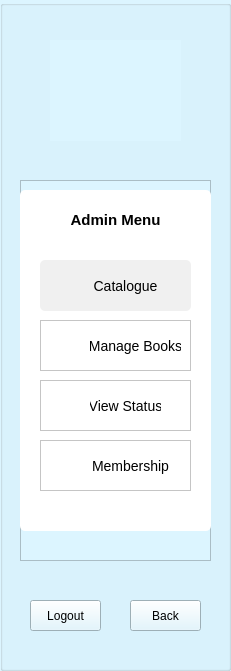
      <widget class="QGroupBox" name="menuPanel">
       <property name="geometry">
        <rect>
         <x>0</x>
         <y>0</y>
         <width>231</width>
         <height>671</height>
        </rect>
       </property>
       <property name="styleSheet">
        <string notr="true">background: rgb(220, 245, 255);</string>
       </property>
       <property name="title">
        <string/>
       </property>
       <widget class="QLabel" name="logo">
        <property name="geometry">
         <rect>
          <x>50</x>
          <y>40</y>
          <width>131</width>
          <height>101</height>
         </rect>
        </property>
        <property name="text">
         <string/>
        </property>
        <property name="pixmap">
         <pixmap resource="Resources.qrc">:/images/logo.png</pixmap>
        </property>
        <property name="scaledContents">
         <bool>true</bool>
        </property>
       </widget>
       <widget class="QFrame" name="menu">
        <property name="geometry">
         <rect>
          <x>20</x>
          <y>180</y>
          <width>191</width>
          <height>381</height>
         </rect>
        </property>
        <property name="frameShape">
         <enum>QFrame::StyledPanel</enum>
        </property>
        <property name="frameShadow">
         <enum>QFrame::Raised</enum>
        </property>
        <widget class="QListWidget" name="listWidget_2">
         <property name="geometry">
          <rect>
           <x>0</x>
           <y>10</y>
           <width>191</width>
           <height>341</height>
          </rect>
         </property>
         <property name="styleSheet">
          <string notr="true">background: white;
border-radius: 5px;</string>
         </property>
         <property name="frameShadow">
          <enum>QFrame::Raised</enum>
         </property>
        </widget>
        <widget class="QFrame" name="catalogue_1">
         <property name="geometry">
          <rect>
           <x>20</x>
           <y>80</y>
           <width>151</width>
           <height>51</height>
          </rect>
         </property>
         <property name="styleSheet">
          <string notr="true">background: rgb(240, 240, 240);
border-radius: 5px;</string>
         </property>
         <property name="frameShape">
          <enum>QFrame::StyledPanel</enum>
         </property>
         <property name="frameShadow">
          <enum>QFrame::Raised</enum>
         </property>
         <widget class="QLabel" name="label_5">
          <property name="geometry">
           <rect>
            <x>10</x>
            <y>10</y>
            <width>31</width>
            <height>31</height>
           </rect>
          </property>
          <property name="text">
           <string/>
          </property>
          <property name="pixmap">
           <pixmap resource="Resources.qrc">:/images/Icons/books.png</pixmap>
          </property>
          <property name="scaledContents">
           <bool>true</bool>
          </property>
         </widget>
         <widget class="QPushButton" name="catalogue">
          <property name="geometry">
           <rect>
            <x>50</x>
            <y>10</y>
            <width>71</width>
            <height>31</height>
           </rect>
          </property>
          <property name="styleSheet">
           <string notr="true">background: transparent;
font-size: 14px;
border: none;</string>
          </property>
          <property name="text">
           <string>Catalogue</string>
          </property>
          <property name="autoDefault">
           <bool>false</bool>
          </property>
         </widget>
        </widget>
        <widget class="QFrame" name="manageBooks_1">
         <property name="geometry">
          <rect>
           <x>20</x>
           <y>140</y>
           <width>151</width>
           <height>51</height>
          </rect>
         </property>
         <property name="styleSheet">
          <string notr="true">background: white;</string>
         </property>
         <property name="frameShape">
          <enum>QFrame::StyledPanel</enum>
         </property>
         <property name="frameShadow">
          <enum>QFrame::Raised</enum>
         </property>
         <widget class="QLabel" name="label_6">
          <property name="geometry">
           <rect>
            <x>10</x>
            <y>10</y>
            <width>31</width>
            <height>31</height>
           </rect>
          </property>
          <property name="text">
           <string/>
          </property>
          <property name="pixmap">
           <pixmap resource="Resources.qrc">:/images/Icons/book.png</pixmap>
          </property>
          <property name="scaledContents">
           <bool>true</bool>
          </property>
         </widget>
         <widget class="QPushButton" name="manageBooks">
          <property name="geometry">
           <rect>
            <x>50</x>
            <y>10</y>
            <width>91</width>
            <height>31</height>
           </rect>
          </property>
          <property name="styleSheet">
           <string notr="true">QPushButton {
background: transparent;
font-size: 14px;
border: none;
}

QPushButton:hover {
	color: rgb(124, 204, 241);
}</string>
          </property>
          <property name="text">
           <string>Manage Books</string>
          </property>
         </widget>
        </widget>
        <widget class="QFrame" name="status_1">
         <property name="geometry">
          <rect>
           <x>20</x>
           <y>200</y>
           <width>151</width>
           <height>51</height>
          </rect>
         </property>
         <property name="styleSheet">
          <string notr="true">background: white;</string>
         </property>
         <property name="frameShape">
          <enum>QFrame::StyledPanel</enum>
         </property>
         <property name="frameShadow">
          <enum>QFrame::Raised</enum>
         </property>
         <widget class="QLabel" name="label_7">
          <property name="geometry">
           <rect>
            <x>10</x>
            <y>10</y>
            <width>31</width>
            <height>31</height>
           </rect>
          </property>
          <property name="text">
           <string/>
          </property>
          <property name="pixmap">
           <pixmap resource="Resources.qrc">:/images/Icons/status.png</pixmap>
          </property>
          <property name="scaledContents">
           <bool>true</bool>
          </property>
         </widget>
         <widget class="QPushButton" name="status">
          <property name="geometry">
           <rect>
            <x>50</x>
            <y>10</y>
            <width>71</width>
            <height>31</height>
           </rect>
          </property>
          <property name="styleSheet">
           <string notr="true">QPushButton {
background: transparent;
font-size: 14px;
border: none;
}

QPushButton:hover {
	color: rgb(124, 204, 241);
}</string>
          </property>
          <property name="text">
           <string>View Status</string>
          </property>
         </widget>
        </widget>
        <widget class="QFrame" name="membership_1">
         <property name="geometry">
          <rect>
           <x>20</x>
           <y>260</y>
           <width>151</width>
           <height>51</height>
          </rect>
         </property>
         <property name="styleSheet">
          <string notr="true">background: white;</string>
         </property>
         <property name="frameShape">
          <enum>QFrame::StyledPanel</enum>
         </property>
         <property name="frameShadow">
          <enum>QFrame::Raised</enum>
         </property>
         <widget class="QLabel" name="label_8">
          <property name="geometry">
           <rect>
            <x>10</x>
            <y>10</y>
            <width>31</width>
            <height>31</height>
           </rect>
          </property>
          <property name="text">
           <string/>
          </property>
          <property name="pixmap">
           <pixmap resource="Resources.qrc">:/images/Icons/user.png</pixmap>
          </property>
          <property name="scaledContents">
           <bool>true</bool>
          </property>
         </widget>
         <widget class="QPushButton" name="membership">
          <property name="geometry">
           <rect>
            <x>50</x>
            <y>10</y>
            <width>81</width>
            <height>31</height>
           </rect>
          </property>
          <property name="styleSheet">
           <string notr="true">QPushButton {
background: transparent;
font-size: 14px;
border: none;
}

QPushButton:hover {
	color: rgb(124, 204, 241);
}</string>
          </property>
          <property name="text">
           <string>Membership</string>
          </property>
         </widget>
        </widget>
        <widget class="QLabel" name="label">
         <property name="geometry">
          <rect>
           <x>0</x>
           <y>30</y>
           <width>191</width>
           <height>20</height>
          </rect>
         </property>
         <property name="layoutDirection">
          <enum>Qt::LeftToRight</enum>
         </property>
         <property name="styleSheet">
          <string notr="true">font-weight: bold;
background: white;
font-size: 15px;
</string>
         </property>
         <property name="text">
          <string>Admin Menu</string>
         </property>
         <property name="alignment">
          <set>Qt::AlignCenter</set>
         </property>
        </widget>
       </widget>
       <widget class="QPushButton" name="logout">
        <property name="geometry">
         <rect>
          <x>30</x>
          <y>600</y>
          <width>71</width>
          <height>31</height>
         </rect>
        </property>
        <property name="styleSheet">
         <string notr="true">QPushButton:hover {
	color: rgb(106, 146, 255);
}</string>
        </property>
        <property name="text">
         <string>Logout</string>
        </property>
       </widget>
       <widget class="QPushButton" name="back">
        <property name="geometry">
         <rect>
          <x>130</x>
          <y>600</y>
          <width>71</width>
          <height>31</height>
         </rect>
        </property>
        <property name="styleSheet">
         <string notr="true">/*QPushButton {
background: white;
}*/

QPushButton:hover {
	color: rgb(106, 146, 255);
}</string>
        </property>
        <property name="text">
         <string>Back</string>
        </property>
        <property name="icon">
         <iconset theme="go-previous">
          <normaloff>.</normaloff>.</iconset>
        </property>
       </widget>
      </widget>
